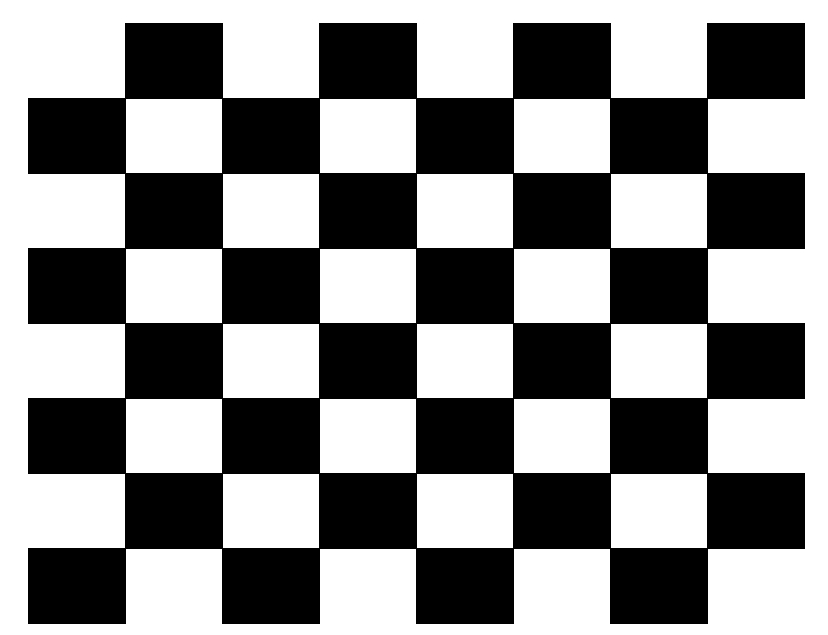
#> input picture ch4_harris corner detection/chessboard.jpg, 828 x 635 px
$ jupyter execute --allow-errors harris_corner_detection.ipynb   (shell and % lines are left out)
#> lines starting #> are read from the running program, lines starting #| are printed output that depends on the picture; after the words box and inside, x2 and y2 are one past the last pixel; in counts of white or black regions, pixels touching at a corner belong together
## Harris corner detection

이미지 매칭 시 이미지 특징점들을 서로 비교
이미지의 특징점(keypoints)으로 물체의 **모서리**나 **코너**를 검출

해리스 코너 검출은 영상을 이동시키며 이동한 변화량(R) 계산

- 2차 모멘트 행렬 A가 다음과 같을 때,

- A를 간단하게 표현하면,

- 특징 가능성 R은

### Practice

[cell 1]
import cv2
import numpy as np
import matplotlib.pyplot as plt

[cell 2]
img = cv2.imread('chessboard.jpg')
#> img is the input picture: shape (635, 828, 3); min 0, max 255, mean 139.4
gray = cv2.cvtColor(img, cv2.COLOR_BGR2GRAY)

dst = cv2.cornerHarris(src=gray, # 1-채널 이미지
                       blockSize=2, # 코너 검출 시 고려할 이웃 픽셀 거리
                       ksize=3, # Sobel 마스크의 크기
                       k=0.04) # 해리스 코너 검출 조절 파라미터
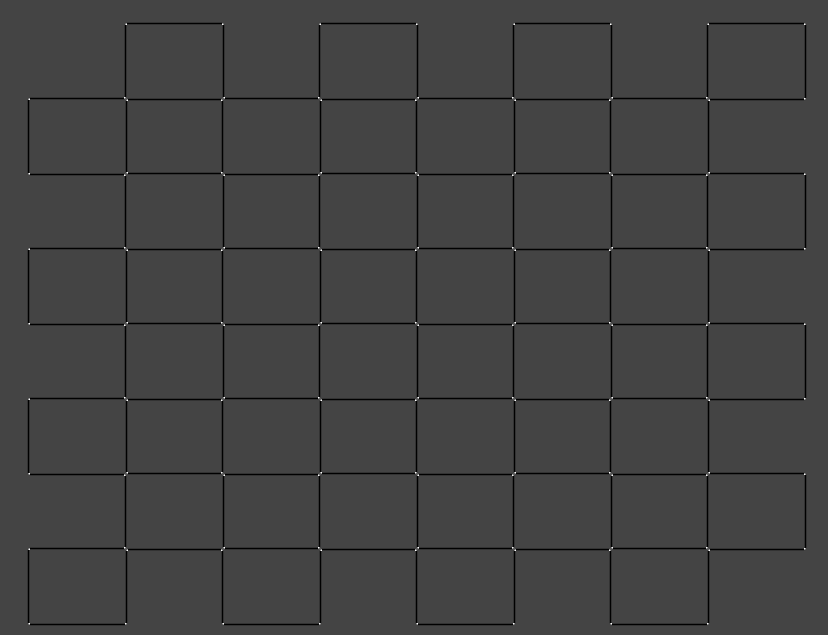
#> dst: shape (635, 828) float32; min -0.04, max 0.109, mean -0.00115; drawn with min black and max white

# 특징점을 크게 보기 위하여 팽창 모폴로지 연산 수행
dst = cv2.dilate(dst, None, iterations=3)
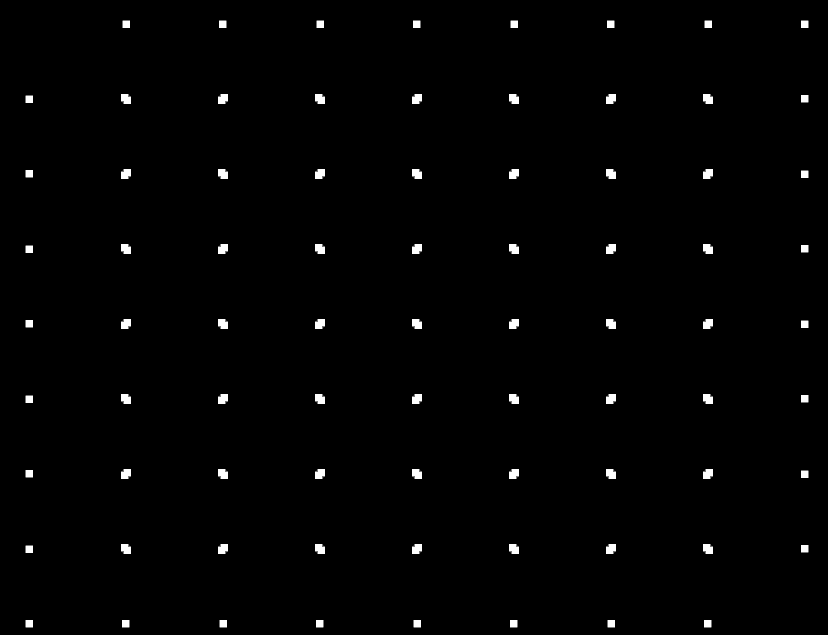
#> dst: shape (635, 828) float32; min 0, max 0.109, mean 0.00122; drawn with min black and max white

## 원하는 특징을 검출하기 위한 임계값 설정
# img[dst > 0.01*dst.max()] = [0,0,255]
img[dst > 0.01] = [0,0,255]
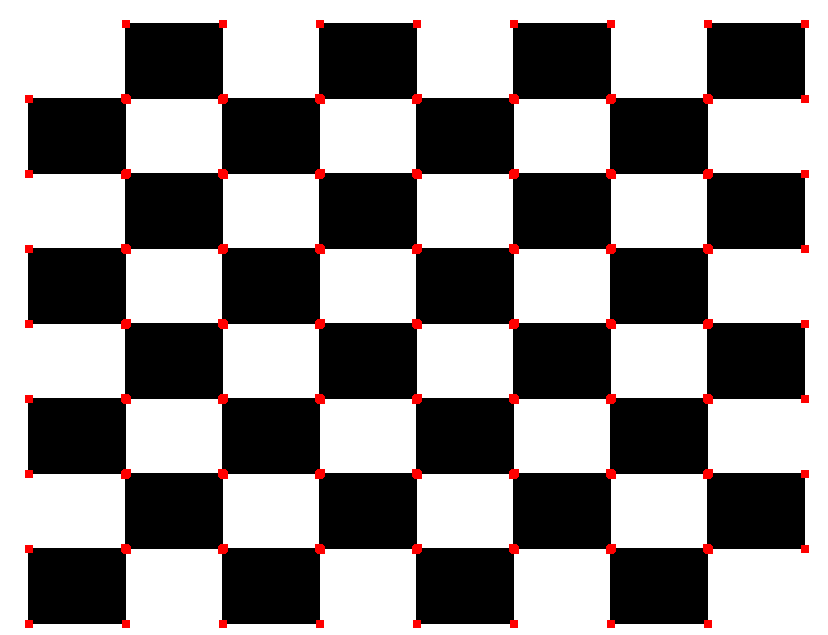
#> img: shape (635, 828, 3); 1.24% of pixels changed, all inside (x1, y1, x2, y2) = (25, 20, 809, 628)

img = cv2.cvtColor(img, cv2.COLOR_BGR2RGB)
plt.imshow(img)
plt.axis('off')
plt.show()

[cell 3]
img = cv2.imread('polygon.png')
#> (the rest of this cell did not finish here and is left out)

[cell 4]
img = cv2.imread('building.jpg')
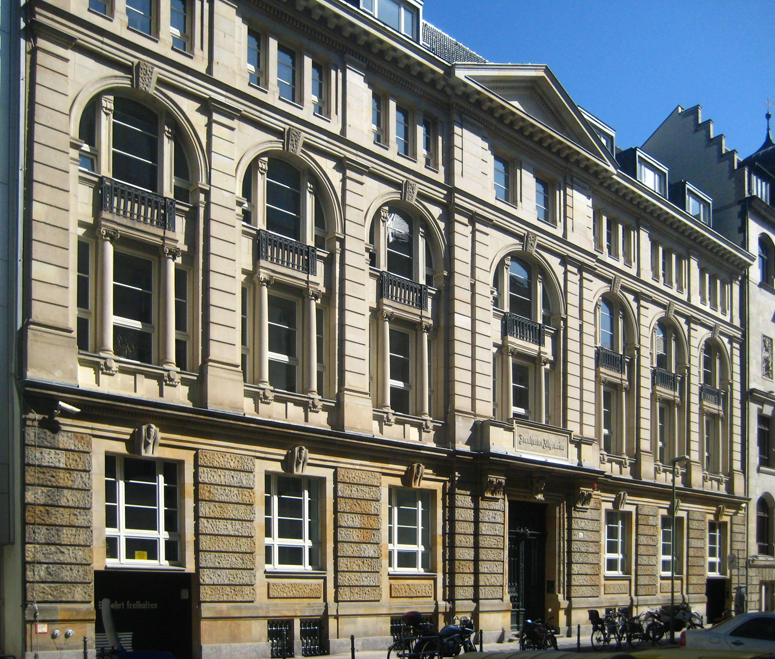
#> input picture ch4_harris corner detection/building.jpg, 775 x 659 px
#> img is the input picture: shape (659, 775, 3); mean B, G, R 108.7, 114.4, 112.7
gray = cv2.cvtColor(img, cv2.COLOR_BGR2GRAY)
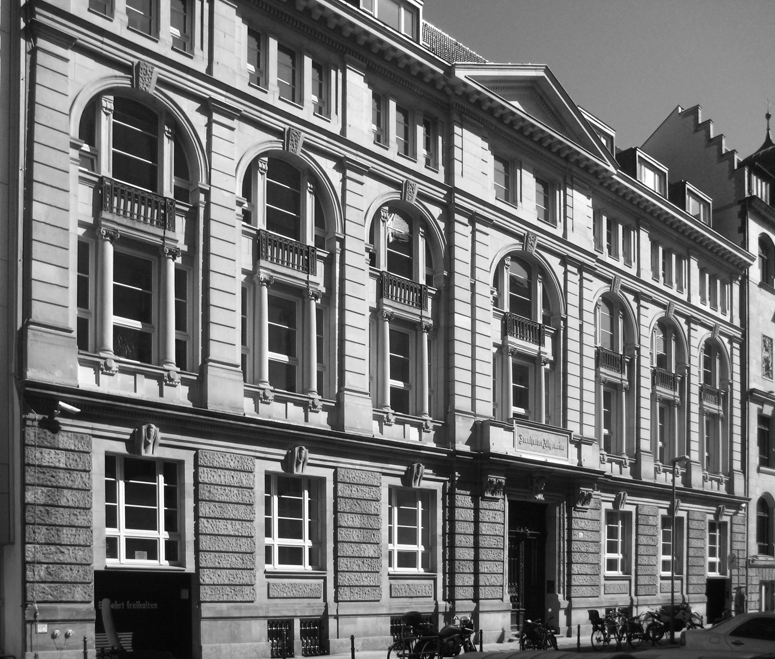
#> gray: shape (659, 775); min 2, max 255, mean 113.2

dst = cv2.cornerHarris(src=gray, # 1-채널 이미지
                       blockSize=3, # 코너 검출 시 고려할 이웃 픽셀 거리
                       ksize=3, # Sobel 마스크의 크기
                       k=0.04) # 해리스 코너 검출 조절 파라미터
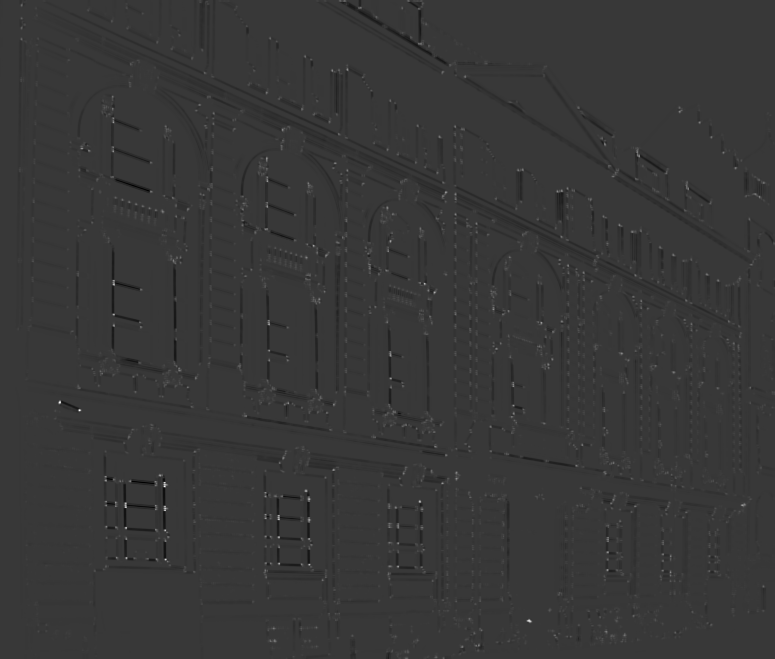
#> dst: shape (659, 775) float32; min -0.00984, max 0.0349, mean -7.67e-05; drawn with min black and max white

# 특징점을 크게 보기 위하여 팽창 모폴로지 연산 수행
dst = cv2.dilate(dst, None, iterations=2)
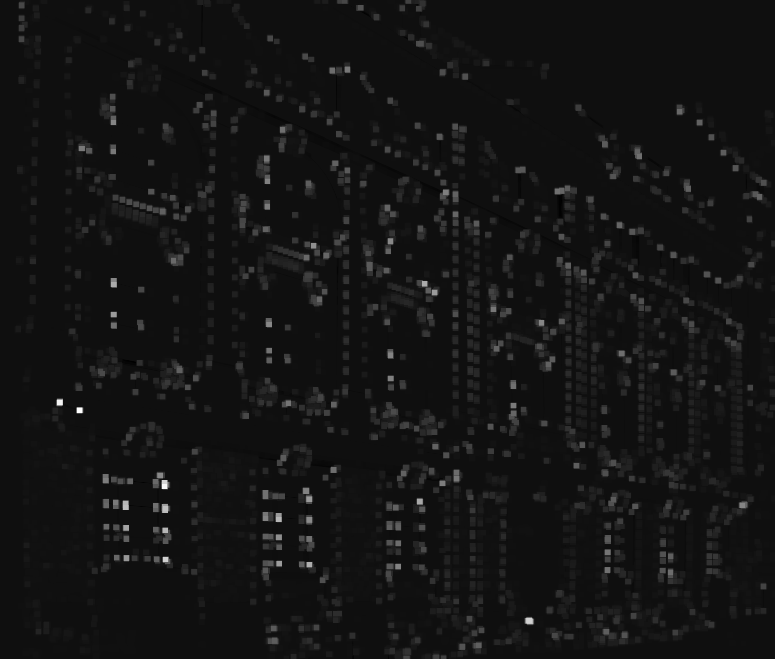
#> dst: shape (659, 775) float32; min -0.00232, max 0.0349, mean 0.000661; drawn with min black and max white

## 원하는 특징을 검출하기 위한 임계값 설정
# img[dst > 0.01*dst.max()] = [0,0,255]
img[dst > 0.01] = [0,0,255]
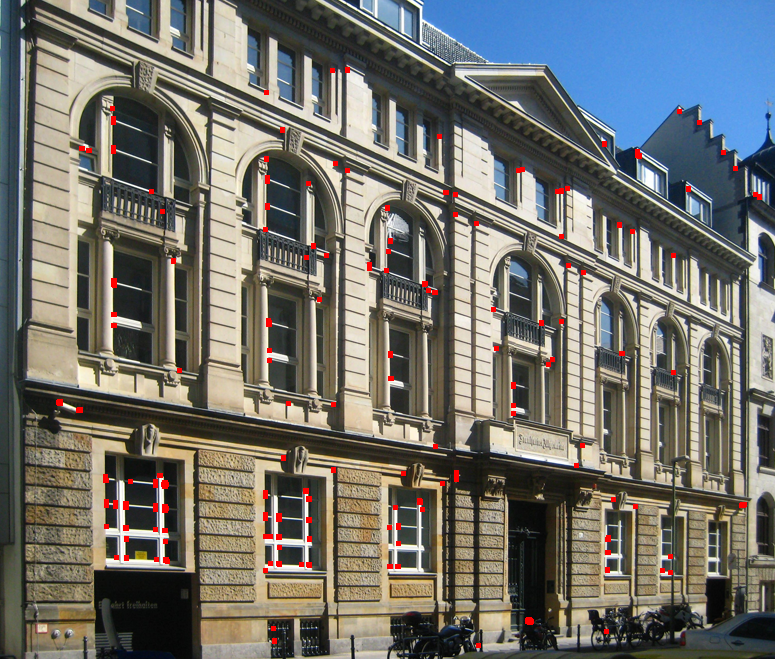
#> img: shape (659, 775, 3); 0.89% of pixels changed, all inside (x1, y1, x2, y2) = (56, 67, 762, 648)

img = cv2.cvtColor(img, cv2.COLOR_BGR2RGB)
plt.imshow(img)
plt.axis('off')
plt.show()

### 해리스 코너 검출을 개선한 시-토마시(Shi & Tomasi) 검출

[cell 5]
img = cv2.imread('building.jpg')
gray = cv2.cvtColor(img, cv2.COLOR_BGR2GRAY)

# 시-토마스의 코너 검출 메서드
corners = cv2.goodFeaturesToTrack(gray, maxCorners=100, qualityLevel=0.01, minDistance=5)
#> corners = 100 rows, first 8: [59, 402], [80, 410], [419, 501], [424, 283], [442, 483], [313, 245], [164, 486], [390, 241]
# 실수 좌표를 정수 좌표로 변환
corners = np.int32(corners)
#> corners = contour of 100 points, box (x1, y1, x2, y2) (59, 38, 764, 646), area 386906

# 좌표에 동그라미 표시
for corner in corners:
    x, y = corner[0]
    cv2.circle(img, (x, y), 5, (0,0,255), 1, cv2.LINE_AA)
#> this loop made 100 passes
#> (x, y) on passes 1 to 12: (59, 402), (80, 410), (419, 501), (424, 283), (442, 483), (313, 245), (164, 486), (390, 241), (309, 499), (113, 151), (347, 69), (269, 324)
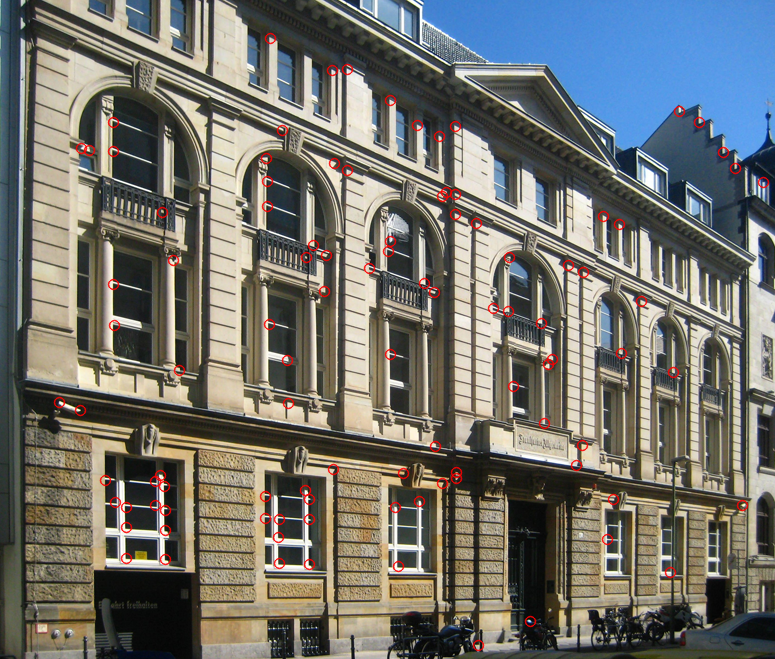
#> img: shape (659, 775, 3); 1.69% of pixels changed, all inside (x1, y1, x2, y2) = (53, 32, 770, 652)

img = cv2.cvtColor(img, cv2.COLOR_BGR2RGB)
plt.imshow(img)
plt.axis('off')
plt.show()
